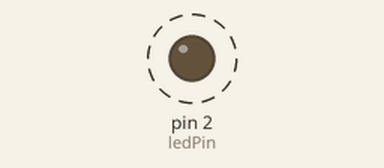
This sketch was run on a simulated Arduino Uno, built with avr-gcc and run on an emulated ATmega328P. Shown: output pins drawn as LEDs (lit = HIGH). Dashed ring = blinking. What the sketch prints to the serial monitor is not drawn.

Above: at 0.2 s.
Timing chart, 0 to 3.0 s (numbered marks = the images above):
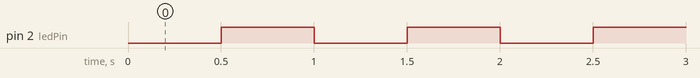

The sketch:

1Hz_lab.ino
```cpp
const int ledPin = 2;
unsigned long lastTime = 0;
const long interval = 500;

void setup() {
  pinMode(ledPin, OUTPUT);
  Serial.begin(9600);  // 打开串口
}

void loop() {
  unsigned long now = millis();

  if (now - lastTime >= interval) {
    lastTime = now;

    int state = digitalRead(ledPin);
    digitalWrite(ledPin, !state);

    // 灯亮就打印 ON，灯灭打印 OFF
    if (digitalRead(ledPin) == HIGH) {
      Serial.println("LED ON");
    } else {
      Serial.println("LED OFF");
    }
  }
}
```

Measured:
- by itself, pin 2 (ledPin): alternates HIGH for 0.50 s and LOW for 0.50 s
